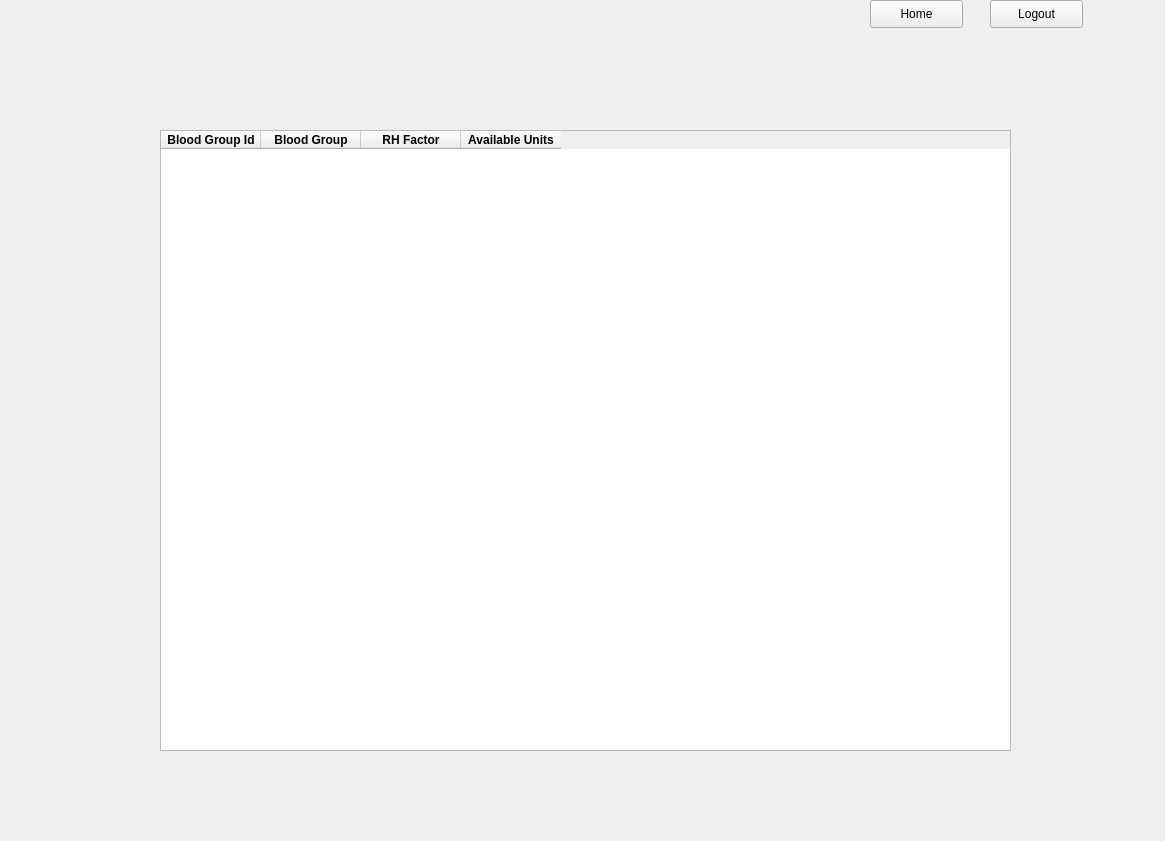
<?xml version="1.0" encoding="UTF-8"?>
<ui version="4.0">
 <class>Form</class>
 <widget class="QWidget" name="Form">
  <property name="geometry">
   <rect>
    <x>0</x>
    <y>0</y>
    <width>1165</width>
    <height>841</height>
   </rect>
  </property>
  <property name="windowTitle">
   <string>Form</string>
  </property>
  <widget class="QPushButton" name="LogOutButton">
   <property name="geometry">
    <rect>
     <x>990</x>
     <y>0</y>
     <width>93</width>
     <height>28</height>
    </rect>
   </property>
   <property name="text">
    <string>Logout</string>
   </property>
  </widget>
  <widget class="QPushButton" name="HomeButton">
   <property name="geometry">
    <rect>
     <x>870</x>
     <y>0</y>
     <width>93</width>
     <height>28</height>
    </rect>
   </property>
   <property name="text">
    <string>Home</string>
   </property>
  </widget>
  <widget class="QTableWidget" name="tableWidget">
   <property name="geometry">
    <rect>
     <x>160</x>
     <y>130</y>
     <width>851</width>
     <height>621</height>
    </rect>
   </property>
   <property name="font">
    <font>
     <family>Arial</family>
     <pointsize>9</pointsize>
     <weight>75</weight>
     <bold>true</bold>
    </font>
   </property>
   <column>
    <property name="text">
     <string>Blood Group Id</string>
    </property>
   </column>
   <column>
    <property name="text">
     <string>Blood Group</string>
    </property>
   </column>
   <column>
    <property name="text">
     <string>RH Factor</string>
    </property>
   </column>
   <column>
    <property name="text">
     <string>Available Units</string>
    </property>
   </column>
  </widget>
 </widget>
 <resources/>
 <connections/>
</ui>
